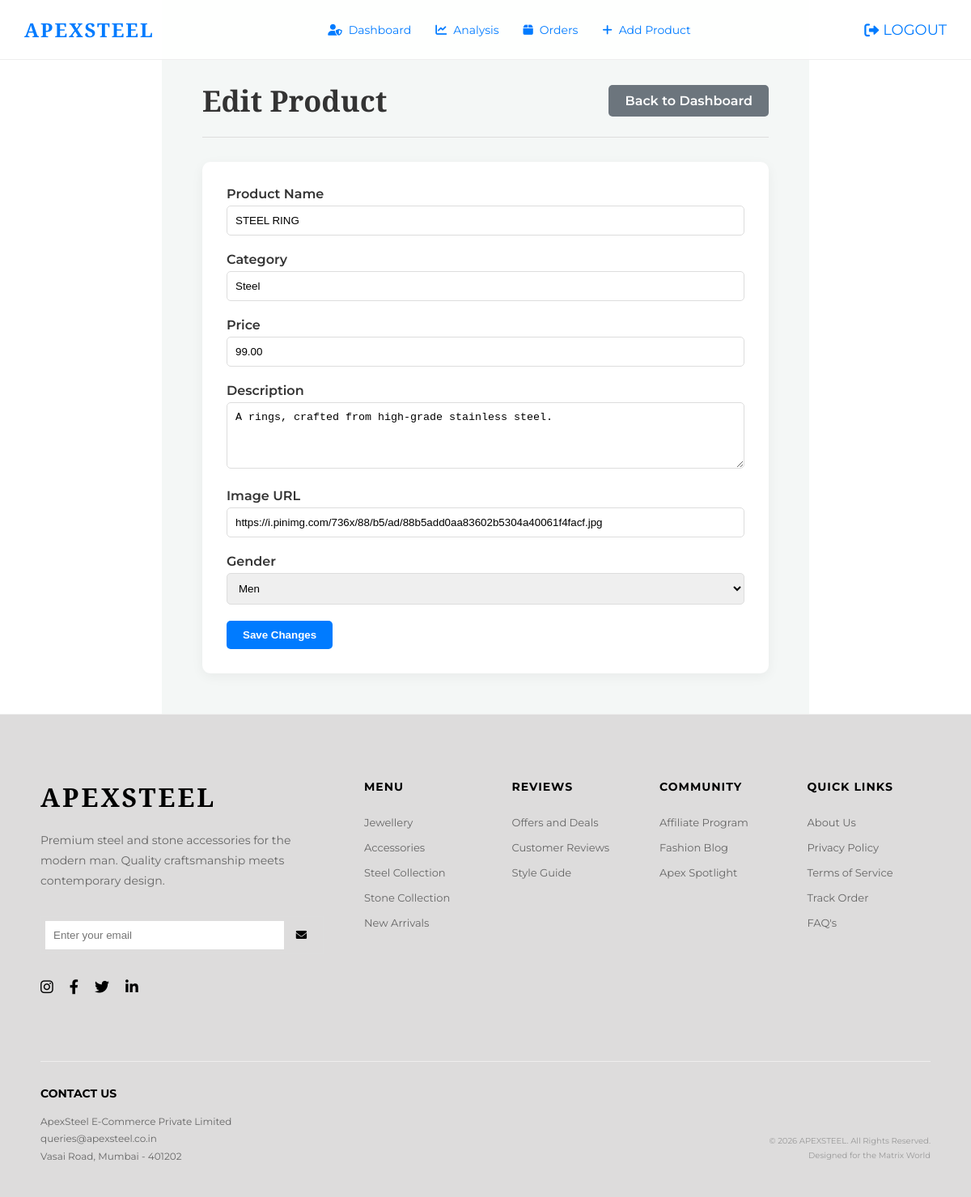
Page /admin-dashboard/edit/2/ (signed in) on the committed database.
### core/models.py (models this page shows, shortened)
class Product(models.Model):
    CATEGORY_CHOICES = [
        ('Steel', 'Steel'),
        ('Stone', 'Stone'),
        ('Accessory', 'Accessory'),
    ]
    name = models.CharField(max_length=100)
    category = models.CharField(max_length=20, choices=CATEGORY_CHOICES)
    gender = models.CharField(max_length=10, default='Men')
    price = models.DecimalField(max_digits=10, decimal_places=2)
    image_url = models.URLField(max_length=500, blank=True, null=True) # Using URL for simplicity with placeholders
    description = models.TextField(blank=True, null=True) # Added description for modal
    created_at = models.DateTimeField(auto_now_add=True)
    stock = models.PositiveIntegerField(default=100)
    sales_count = models.PositiveIntegerField(default=0)

### core/views.py (the view, shortened to what this page needs)
# urls.py: path('admin-dashboard/edit/<int:product_id>/', views.edit_product, name='edit_product'),
@superuser_required
def edit_product(request, product_id):
    product = get_object_or_404(Product, id=product_id)
    return render(request, 'edit_product.html', {'product': product})

### templates/edit_product.html (shortened to what this page needs)
{% extends 'base.html' %}
{% load static %}
{% block extra_css %}
    <link rel="stylesheet" href="{% static 'css/admin.css' %}">
{% endblock %}
{% block content %}
<div class="admin-page form-page">
    <div class="admin-header">
        <h1>Edit Product</h1>
        <a href="{% url 'admin_dashboard' %}" class="btn btn-secondary">Back to Dashboard</a>
    </div>
    <form method="post" class="product-form">
        <div class="form-group">
            <label for="name">Product Name</label>
            <input type="text" id="name" name="name" value="{{ product.name }}" required>
        </div>
        <div class="form-group">
            <label for="category">Category</label>
            <input type="text" id="category" name="category" value="{{ product.category }}" required>
        </div>
        <div class="form-group">
            <label for="price">Price</label>
            <input type="number" id="price" name="price" step="0.01" value="{{ product.price }}" required>
        </div>
        <div class="form-group">
            <label for="description">Description</label>
            <textarea id="description" name="description" rows="4">{{ product.description }}</textarea>
        </div>
        <div class="form-group">
            <label for="image_url">Image URL</label>
            <input type="url" id="image_url" name="image_url" value="{{ product.image_url }}" required>
        </div>
        <div class="form-group">
            <label for="gender">Gender</label>
            <select id="gender" name="gender">
                <option value="Men" {% if product.gender == 'Men' %}selected{% endif %}>Men</option>
            </select>
        </div>
        <button type="submit" class="btn btn-primary">Save Changes</button>
    </form>
</div>
{% endblock %}

### static/css/style.css (style rules this page uses)
:root { --primary-color: #000; --secondary-color: #333; --text-color: #333; --bg-color: #fff; --light-gray: #f4f4f4; --gray-text: #666; --serif-font: 'Playfair Display', serif; --sans-font: 'Montserrat', sans-serif; }
* { margin: 0; padding: 0; box-sizing: border-box; }
body { font-family: var(--sans-font); background-color: var(--bg-color); color: var(--text-color); overflow-x: hidden; }

### static/css/admin.css (style rules this page uses)
:root { --admin-bg: #f4f7f6; --admin-header-bg: #ffffff; --admin-text: #333; --primary-color: #007bff; --secondary-color: #6c757d; --danger-color: #dc3545; --success-color: #28a745; }
.admin-page { padding: 100px 50px 50px; background-color: var(--admin-bg); }
.admin-header { display: flex; justify-content: space-between; align-items: center; margin-bottom: 30px; padding-bottom: 20px; border-bottom: 1px solid #ddd; }
.admin-header h1 { font-family: var(--serif-font); font-size: 36px; }
.btn { padding: 10px 20px; border-radius: 5px; text-decoration: none; color: #fff; font-weight: 600; transition: all 0.3s ease; border: none; cursor: pointer; }
.btn-primary { background-color: var(--primary-color); }
.btn-secondary { background-color: var(--secondary-color); }
.form-page { max-width: 800px; margin: 0 auto; }
.product-form { background-color: #fff; padding: 30px; border-radius: 10px; box-shadow: 0 4px 15px rgba(0,0,0,0.05); }
.form-group { margin-bottom: 20px; }
.form-group label { display: block; margin-bottom: 5px; font-weight: 600; }
.form-group input, .form-group textarea, .form-group select { width: 100%; padding: 10px; border: 1px solid #ddd; border-radius: 5px; }

### rows in the picture
Product: name "STEEL RING", category "Steel", price "99.00", description "A rings, crafted from high-grade stainless steel.", image_url "https://i.pinimg.com/736x/88/b5/ad/88b5add0aa83602b5304a40061f4facf.jpg", gender "Men"
